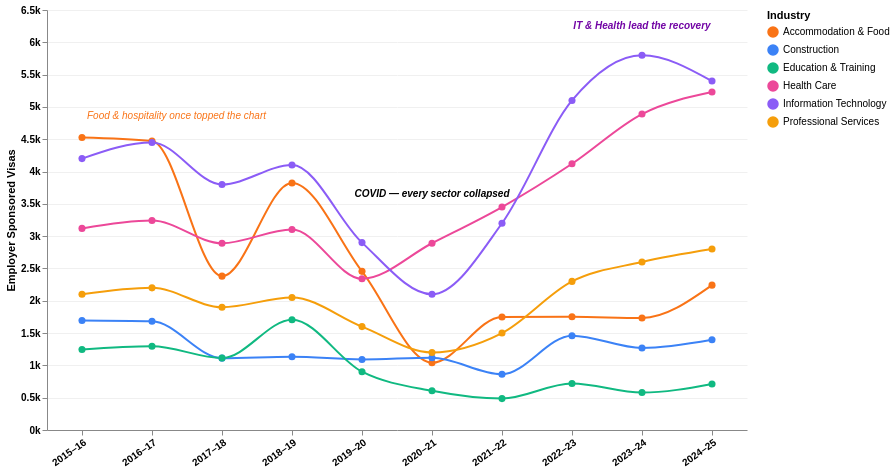

Specify this chart in Vega-Lite:
### Vega-Lite specification from a JSON file in a GitHub repository (floating-point values rounded to 4 significant figures)
{"$schema": "https://vega.github.io/schema/vega-lite/v5.json", "width": 700, "height": 420, "background": "#ffffff", "config": {"view": {"stroke": null}}, "layer": [{"data": {"values": [{"industry": "Accommodation & Food", "year": "2015–16", "visas": 4528}, {"industry": "Accommodation & Food", "year": "2016–17", "visas": 4473}, {"industry": "Accommodation & Food", "year": "2017–18", "visas": 2381}, {"industry": "Accommodation & Food", "year": "2018–19", "visas": 3824}, {"industry": "Accommodation & Food", "year": "2019–20", "visas": 2455}, {"industry": "Accommodation & Food", "year": "2020–21", "visas": 1041}, {"industry": "Accommodation & Food", "year": "2021–22", "visas": 1749}, {"industry": "Accommodation & Food", "year": "2022–23", "visas": 1752}, {"industry": "Accommodation & Food", "year": "2023–24", "visas": 1734}, {"industry": "Accommodation & Food", "year": "2024–25", "visas": 2242}, {"industry": "Construction", "year": "2015–16", "visas": 1696}, {"industry": "Construction", "year": "2016–17", "visas": 1683}, {"industry": "Construction", "year": "2017–18", "visas": 1112}, {"industry": "Construction", "year": "2018–19", "visas": 1135}, {"industry": "Construction", "year": "2019–20", "visas": 1092}, {"industry": "Construction", "year": "2020–21", "visas": 1119}, {"industry": "Construction", "year": "2021–22", "visas": 864}, {"industry": "Construction", "year": "2022–23", "visas": 1460}, {"industry": "Construction", "year": "2023–24", "visas": 1269}, {"industry": "Construction", "year": "2024–25", "visas": 1396}, {"industry": "Education & Training", "year": "2015–16", "visas": 1245}, {"industry": "Education & Training", "year": "2016–17", "visas": 1296}, {"industry": "Education & Training", "year": "2017–18", "visas": 1114}, {"industry": "Education & Training", "year": "2018–19", "visas": 1706}, {"industry": "Education & Training", "year": "2019–20", "visas": 902}, {"industry": "Education & Training", "year": "2020–21", "visas": 607}, {"industry": "Education & Training", "year": "2021–22", "visas": 486}, {"industry": "Education & Training", "year": "2022–23", "visas": 719}, {"industry": "Education & Training", "year": "2023–24", "visas": 579}, {"industry": "Education & Training", "year": "2024–25", "visas": 713}, {"industry": "Health Care", "year": "2015–16", "visas": 3120}, {"industry": "Health Care", "year": "2016–17", "visas": 3241}, {"industry": "Health Care", "year": "2017–18", "visas": 2890}, {"industry": "Health Care", "year": "2018–19", "visas": 3102}, {"industry": "Health Care", "year": "2019–20", "visas": 2340}, {"industry": "Health Care", "year": "2020–21", "visas": 2890}, {"industry": "Health Care", "year": "2021–22", "visas": 3450}, {"industry": "Health Care", "year": "2022–23", "visas": 4120}, {"industry": "Health Care", "year": "2023–24", "visas": 4890}, {"industry": "Health Care", "year": "2024–25", "visas": 5230}, {"industry": "Information Technology", "year": "2015–16", "visas": 4200}, {"industry": "Information Technology", "year": "2016–17", "visas": 4450}, {"industry": "Information Technology", "year": "2017–18", "visas": 3800}, {"industry": "Information Technology", "year": "2018–19", "visas": 4100}, {"industry": "Information Technology", "year": "2019–20", "visas": 2900}, {"industry": "Information Technology", "year": "2020–21", "visas": 2100}, {"industry": "Information Technology", "year": "2021–22", "visas": 3200}, {"industry": "Information Technology", "year": "2022–23", "visas": 5100}, {"industry": "Information Technology", "year": "2023–24", "visas": 5800}, {"industry": "Information Technology", "year": "2024–25", "visas": 5400}, {"industry": "Professional Services", "year": "2015–16", "visas": 2100}, {"industry": "Professional Services", "year": "2016–17", "visas": 2200}, {"industry": "Professional Services", "year": "2017–18", "visas": 1900}, {"industry": "Professional Services", "year": "2018–19", "visas": 2050}, {"industry": "Professional Services", "year": "2019–20", "visas": 1600}, {"industry": "Professional Services", "year": "2020–21", "visas": 1200}, {"industry": "Professional Services", "year": "2021–22", "visas": 1500}, {"industry": "Professional Services", "year": "2022–23", "visas": 2300}, {"industry": "Professional Services", "year": "2023–24", "visas": 2600}, {"industry": "Professional Services", "year": "2024–25", "visas": 2800}]}, "mark": {"type": "line", "point": {"filled": true, "size": 50}, "strokeWidth": 2, "interpolate": "monotone"}, "encoding": {"x": {"field": "year", "type": "ordinal", "axis": {"labelAngle": -35, "title": null, "labelFontSize": 10, "labelFontWeight": "bold"}}, "y": {"field": "visas", "type": "quantitative", "axis": {"title": "Employer Sponsored Visas", "labelExpr": "(datum.value/1000) + 'k'", "gridColor": "#f0f0f0", "labelFontWeight": "bold"}}, "color": {"field": "industry", "type": "nominal", "scale": {"domain": ["Accommodation & Food", "Construction", "Education & Training", "Health Care", "Information Technology", "Professional Services"], "range": ["#f97316", "#3b82f6", "#10b981", "#ec4899", "#8b5cf6", "#f59e0b"]}, "legend": {"title": "Industry", "orient": "right", "offset": 20}}, "tooltip": [{"field": "industry", "title": "Industry"}, {"field": "year", "title": "Year"}, {"field": "visas", "title": "Visas Granted", "format": ","}]}}, {"data": {"values": [{"year": "2020–21", "visas": 3500, "label": "COVID — every sector collapsed", "bottom": 30}]}, "mark": {"type": "text", "fontSize": 10, "fontWeight": "bold", "fontStyle": "italic", "align": "center", "dy": -10, "color": "#000000"}, "encoding": {"x": {"field": "year", "type": "ordinal"}, "y": {"field": "visas", "type": "quantitative"}, "text": {"field": "label"}}}, {"data": {"values": [{"year": "2023–24", "visas": 6100, "label": "IT & Health lead the recovery"}]}, "mark": {"type": "text", "fontSize": 10, "fontWeight": "bold", "fontStyle": "italic", "align": "center", "dy": -10, "color": "#7205a5"}, "encoding": {"x": {"field": "year", "type": "ordinal"}, "y": {"field": "visas", "type": "quantitative"}, "text": {"field": "label"}}}, {"data": {"values": [{"year": "2015–16", "visas": 4700, "label": "Food & hospitality once topped the chart"}]}, "mark": {"type": "text", "fontSize": 10, "fontStyle": "italic", "align": "left", "dx": 5, "dy": -10, "color": "#f97316"}, "encoding": {"x": {"field": "year", "type": "ordinal"}, "y": {"field": "visas", "type": "quantitative"}, "text": {"field": "label"}}}]}
